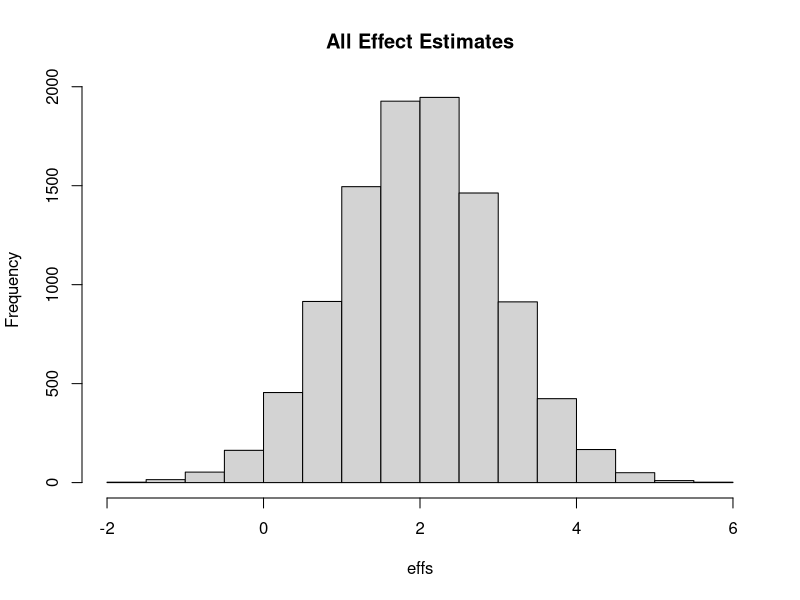
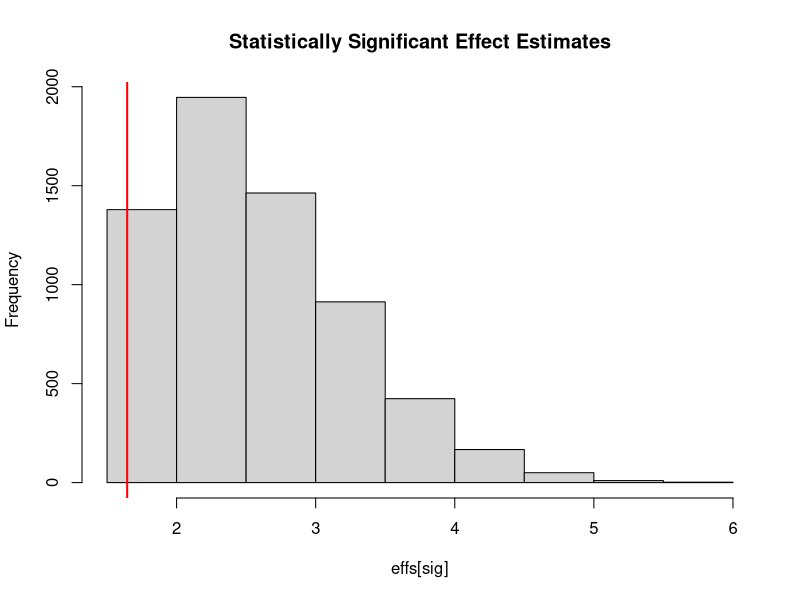
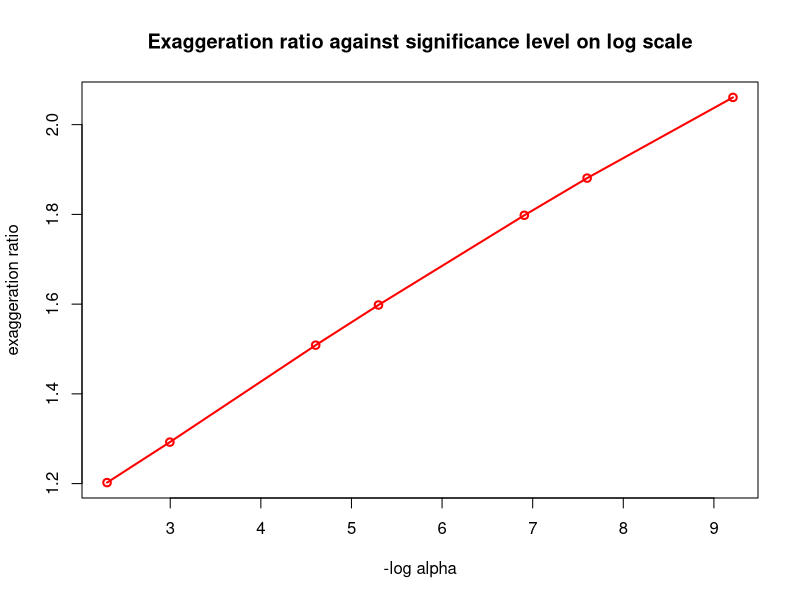

The R source for these figures, in order: (Note: this script raises an error after producing the figures.)
#Set up our hypothetical experiment as in the slides
mu <- 2 #The true effect (not observed in practice)
se <- 1 #The standard error of the estimates we produce
alpha <- 0.05 #The significance level we will use
z_alpha <- qnorm(1-alpha) #The value that our estimate must be larger than to have p-value less than alpha

#Simulate this experiment once
z <- rnorm(1,2,1)

#Simulate this experiment many times and track the statistically significant results
S <- 10000 #Number of simulations to run
effs <- rnorm(S,mu,se) #List of our effect estimates
sig <- effs > z_alpha #List to indicate which simulated effects are statistically significant

hist(effs,main="All Effect Estimates") #Histogram of effect estimates - follows the normal(2,1) distribution closely
mean(effs) #And the average effect estimate is close to the true effect

hist(effs[sig],main="Statistically Significant Effect Estimates") #Histogram of significant effects - looks like normal(2,1) truncated below z_alpha
abline(v=z_alpha,col='red',lwd=2)
mean(effs[sig]) #Average of statistically significant effect estimates larger than true effect
mean(effs[sig])/mu #Compute ratio of average significant estimate and truth to quantify exaggeration 

#Now adjust the significance level to see how it relates to the exaggeration factor
alphas <- c(0.1,0.05,0.01,0.005,0.001,0.0005,0.0001)
z_alphas <- qnorm(1-alphas)
S <- 100000
exs <- numeric(length=length(alphas)) #List to store exaggeration ratio for each alpha level

#Simulate same process as above for each value of alpha and store exaggeration ratio
for(i in 1:length(alphas)){
  effs <- rnorm(S,mu,se)
  sig <- effs > z_alphas[i]
  exs[i] <- mean(effs[sig])/mu
}

#Plot exaggeration ratios against negative log of each alpha
#Taking log makes visualization easier
log_alphas <- -1*log(alphas)
plot(exs~log_alphas,col='red',lwd=2,main="Exaggeration ratio against significance level on log scale",xlab="-log alpha",ylab="exaggeration ratio")
lines(exs~log_alphas,col='red',lwd=2)

######################################################################################################################################################

#Now we can examine the effect of this over-estimation on power calculations
#First, what is our true power using the same parameters as above?
effs <- rnorm(S,mu,se)
alpha <- 0.01
z_alpha <- qnorm(1-alpha)
sig <- effs > z_alpha
mean(sig) #Compute the proportion of those effect estimates which are statistically significant - this is close to true power

#Define a function to compute power given significance level, data standard deviation, estimated effect size, and sample size
power <- function(alpha,mu_est,sigma,N){
  beta <- 1-pnorm(qnorm(1-alpha)-(mu_est/(sigma/sqrt(N))))
  return(beta)
}

#Compute power with this function and check that it agrees with the simulated power above
N <- 25 #Set sample size to 25
sigma <- 5 #Set sample standard deviation to 
mu_est <- 2 #Suppose first our estimated effect size is right
power(alpha,2,sigma,N)

#Define a function to compute the effective sample size from desired power, the significance level, the effect size estimate, and the data standard deviation
samp_size <- function(beta,alpha,mu_est,sigma){
  sqrt_N <- (qnorm(1-alpha)-qnorm(1-beta))*(sigma/mu_est)
  N <- sqrt_N^2
  return(N)
}

#Check that if we use the power we got above, we get back the sample size that we used
samp_size(0.372,alpha,mu_est,sigma)

#Now take the average of the statistically significant results as our effect estimate
mu_est <- mean(effs[sig])
power_target <- 0.8 #Set our target power to 80% - we will use this and eff_est to get a sample size
N <- samp_size(power_target,alpha,mu_est,sigma) #Compute the sample size we think we will need using our effect size estimate
actual_pow <- power(alpha,2,sigma,N) #Use the true effect size to compute the actual power of this study
actual_pow/power #Check the ratio of the actual power to the power we intended
